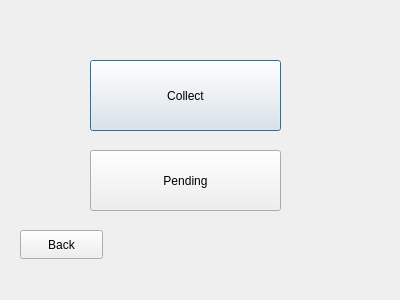
<?xml version="1.0" encoding="UTF-8"?>
<ui version="4.0">
 <class>speci</class>
 <widget class="QDialog" name="speci">
  <property name="geometry">
   <rect>
    <x>0</x>
    <y>0</y>
    <width>400</width>
    <height>300</height>
   </rect>
  </property>
  <property name="windowTitle">
   <string>Dialog</string>
  </property>
  <widget class="QPushButton" name="pushButton">
   <property name="geometry">
    <rect>
     <x>90</x>
     <y>60</y>
     <width>191</width>
     <height>71</height>
    </rect>
   </property>
   <property name="text">
    <string>Collect</string>
   </property>
  </widget>
  <widget class="QPushButton" name="pushButton_2">
   <property name="geometry">
    <rect>
     <x>90</x>
     <y>150</y>
     <width>191</width>
     <height>61</height>
    </rect>
   </property>
   <property name="text">
    <string>Pending</string>
   </property>
  </widget>
  <widget class="QPushButton" name="pushButton_3">
   <property name="geometry">
    <rect>
     <x>20</x>
     <y>230</y>
     <width>83</width>
     <height>29</height>
    </rect>
   </property>
   <property name="text">
    <string>Back</string>
   </property>
  </widget>
 </widget>
 <resources/>
 <connections/>
</ui>
